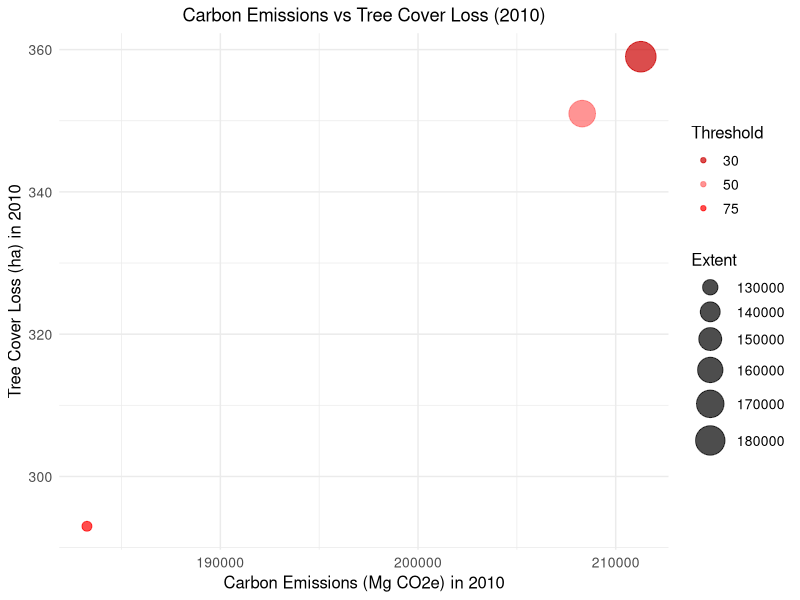
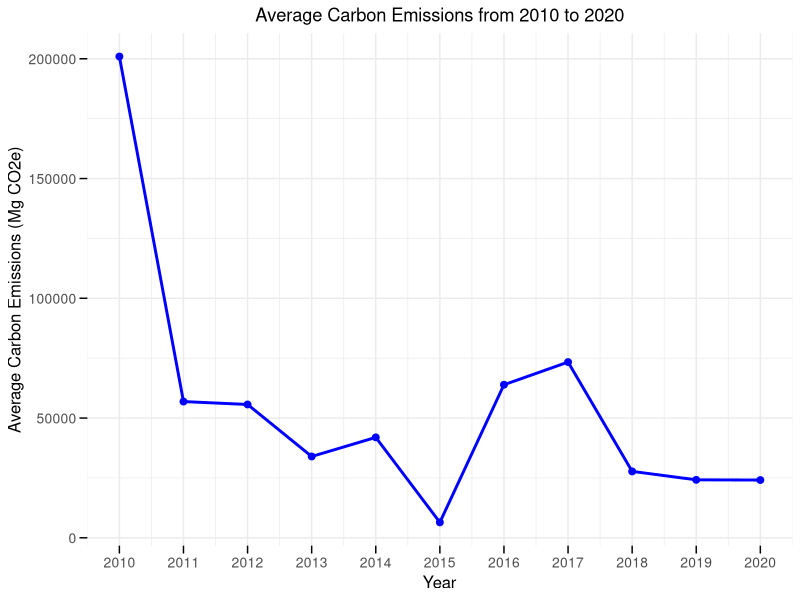

These figures' R source, in order:
# Team 4: R Programming Project
# Authors: ARAGONA, BALOGO, BAUTISTA, CAYTON, MORALES, PALACIO

# Description:
# This script processes and visualizes carbon emissions and tree cover loss data 
# for the Philippines (specifically Benguet), using datasets from 2010 to 2020.

# Note: Ensure datasets are located in the specified working directory.


# =================================SETUP=======================================
# install needed packages
install.packages("tidyverse")
install.packages("dplyr") 
install.packages("ggplot2")

# load installed packages
library(tidyverse)
library(dplyr)
library(ggplot2)

#change this to you directory

setwd('C:\\Users\\CODE CLASSES\\R\\CLONE for FINALS\\9365-4_R_Artifacts\\ce_impact')  

# ===============================DATASETS======================================
# load and clean datasets
# carbon emissions dataset
carbon_data <- read_csv("subnational_carbon_data.csv") %>%
  rename(threshold = 'umd_tree_cover_density_2000__threshold',
         ce2010 = 'gfw_forest_carbon_gross_emissions_2010__Mg_CO2e',
         ce2011 = 'gfw_forest_carbon_gross_emissions_2011__Mg_CO2e',
         ce2012 = 'gfw_forest_carbon_gross_emissions_2012__Mg_CO2e',
         ce2013 = 'gfw_forest_carbon_gross_emissions_2013__Mg_CO2e',
         ce2014 = 'gfw_forest_carbon_gross_emissions_2014__Mg_CO2e',
         ce2015 = 'gfw_forest_carbon_gross_emissions_2015__Mg_CO2e',
         ce2016 = 'gfw_forest_carbon_gross_emissions_2016__Mg_CO2e',
         ce2017 = 'gfw_forest_carbon_gross_emissions_2017__Mg_CO2e',
         ce2018 = 'gfw_forest_carbon_gross_emissions_2018__Mg_CO2e',
         ce2019 = 'gfw_forest_carbon_gross_emissions_2019__Mg_CO2e',
         ce2020 = 'gfw_forest_carbon_gross_emissions_2020__Mg_CO2e',
         subnational = 'subnational1') %>%
  select(country, threshold, subnational, ce2010:ce2020) %>%
  filter(country == "Philippines", threshold >= 30, subnational == "Benguet")

# tree cover loss dataset
tree_cover_data <- read_csv("subnational_tree_cover_loss.csv") %>%
  rename(tc2010 = 'tc_loss_ha_2010',
         tc2011 = 'tc_loss_ha_2011',
         tc2012 = 'tc_loss_ha_2012',
         tc2013 = 'tc_loss_ha_2013',
         tc2014 = 'tc_loss_ha_2014',
         tc2015 = 'tc_loss_ha_2015',
         tc2016 = 'tc_loss_ha_2016',
         tc2017 = 'tc_loss_ha_2017',
         tc2018 = 'tc_loss_ha_2018',
         tc2019 = 'tc_loss_ha_2019',
         tc2020 = 'tc_loss_ha_2020',
         subnational = 'subnational1',
         extent = 'extent_2010_ha') %>%
  select(country, threshold, subnational, extent, tc2010:tc2020) %>%
  filter(country == "Philippines", threshold >= 30, subnational == "Benguet")

# combine datasets into one dataset to use for analysis, visualization, etc.
tc_and_ce_data <- carbon_data %>%
  right_join(tree_cover_data, by = "threshold") %>%
  rename(country = 'country.x',
         subnational = 'subnational.x') %>%
  select(-country.y, -subnational.y)

# ================================SAVING======================================
# save a dataset into a csv
write_csv(tc_and_ce_data, "final_data.csv")

# =============================VISUALIZATION======================================
# scatter plot for year 2010
data_2010 <- tc_and_ce_data %>%
  select(country, threshold, subnational, extent, ce2010, tc2010)

# create the scatter plot for 2010 with thresholds indicated by color and extent as point size
ggplot(data_2010, aes(x = ce2010, y = tc2010, color = factor(threshold), size = extent)) +
  geom_point(alpha = 0.7) + 
  scale_color_manual(
    values = c("30" = "#CC0000", "50" = "#FF6666", "75" = "red"),
    name = "Threshold",
    breaks = c("30", "50", "75"),
    labels = c("30", "50", "75")
  ) +
  scale_size_continuous(
    range = c(3, 10),
    name = "Extent"
  ) +
  labs(
    title = "Carbon Emissions vs Tree Cover Loss (2010)",
    x = "Carbon Emissions (Mg CO2e) in 2010",
    y = "Tree Cover Loss (ha) in 2010",
    color = "Threshold",
    size = "Extent (ha)"
  ) +
  theme_minimal() +
  theme(
    plot.title = element_text(hjust = 0.5),
    axis.title = element_text(size = 12),
    axis.text = element_text(size = 10),
    legend.title = element_text(size = 12),
    legend.text = element_text(size = 10)
  )

# pivot the carbon data to long format
carbon_long <- carbon_data %>%
  pivot_longer(
    cols = starts_with("ce"),
    names_to = "year",
    names_prefix = "ce",
    names_transform = list(year = as.integer),
    values_to = "ce"
  )

# calculate the average carbon emissions per year
carbon_avg_per_year <- carbon_long %>%
  group_by(year) %>%
  summarise(avg_ce = mean(ce, na.rm = TRUE))

# create the line plot
ggplot(carbon_avg_per_year, aes(x = year, y = avg_ce, group = 1)) +
  geom_line(color = "blue", size = 1) +
  geom_point(color = "blue", size = 2) +
  scale_x_continuous(breaks = 2010:2020,  # set year breaks
                     labels = as.character(2010:2020)) +
  labs(
    title = "Average Carbon Emissions from 2010 to 2020",
    x = "Year",
    y = "Average Carbon Emissions (Mg CO2e)"
  ) +
  theme_minimal() +
  theme(
    plot.title = element_text(hjust = 0.5),
    axis.title = element_text(size = 12),
    axis.text = element_text(size = 10),
    axis.ticks = element_line(size = 0.5),
    axis.ticks.length = unit(0.2, "cm")
  )
